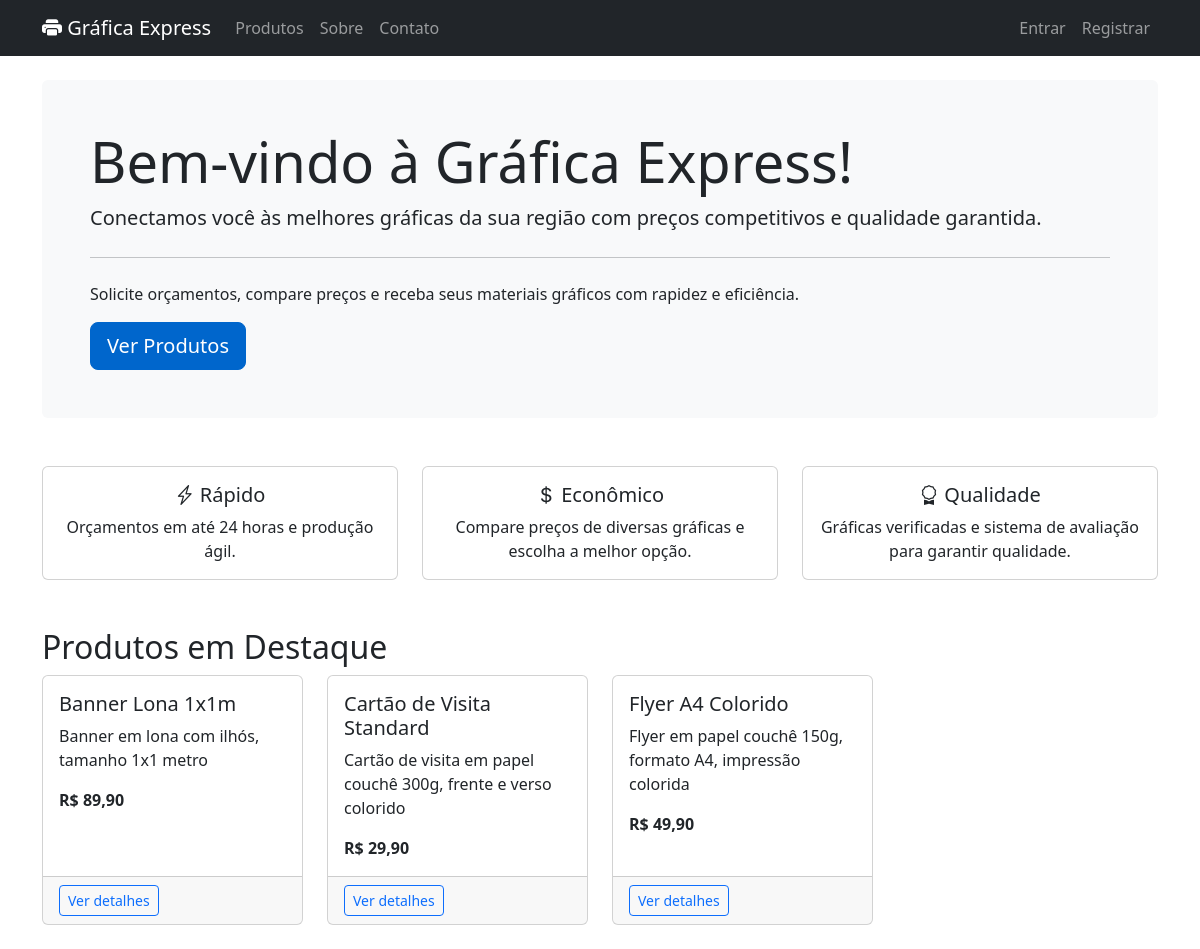
The page / on the database its author committed.
### products/models.py (models this page shows, shortened)
class Product(models.Model):
    category = models.ForeignKey(
        Category,
        related_name='products',
        on_delete=models.CASCADE
    )
    name = models.CharField(max_length=100)
    slug = models.SlugField(max_length=100, unique=True)
    description = models.TextField(blank=True)
    specifications = models.TextField(
        blank=True,
        help_text="Especificações técnicas do produto"
    )
    base_price = models.DecimalField(
        max_digits=10,
        decimal_places=2,
        validators=[MinValueValidator(Decimal('0.01'))]
    )
    available = models.BooleanField(default=True)
    min_quantity = models.IntegerField(default=1)
    max_quantity = models.IntegerField(default=10000)
    production_days = models.IntegerField(
        default=3,
        help_text="Dias úteis para produção"
    )
    created_at = models.DateTimeField(auto_now_add=True)
    updated_at = models.DateTimeField(auto_now=True)
    class Meta:
        verbose_name = 'Produto'
        verbose_name_plural = 'Produtos'
        ordering = ('name',)
    def get_absolute_url(self):
        return reverse('products:product_detail', args=[self.id, self.slug])

### core/views.py (the view)
# urls.py: path('', views.home, name='home'),
def home(request):
    featured_products = Product.objects.filter(available=True)[:4]
    return render(request, 'core/home.html', {'featured_products': featured_products})

### core/templates/core/home.html (shortened to what this page needs)
{% extends 'base.html' %}
{% block content %}
<div class="jumbotron bg-light p-5 rounded">
    <h1 class="display-4">Bem-vindo à Gráfica Express!</h1>
    <p class="lead">Conectamos você às melhores gráficas da sua região com preços competitivos e qualidade garantida.</p>
    <hr class="my-4">
    <p>Solicite orçamentos, compare preços e receba seus materiais gráficos com rapidez e eficiência.</p>
    <a class="btn btn-primary btn-lg" href="{% url 'products:product_list' %}" role="button">Ver Produtos</a>
</div>
<div class="row mt-5">
    <div class="col-md-4">
        <div class="card text-center">
            <div class="card-body">
                <h5 class="card-title"><i class="bi bi-lightning-charge"></i> Rápido</h5>
                <p class="card-text">Orçamentos em até 24 horas e produção ágil.</p>
            </div>
        </div>
    </div>
    <div class="col-md-4">
        <div class="card text-center">
            <div class="card-body">
                <h5 class="card-title"><i class="bi bi-currency-dollar"></i> Econômico</h5>
                <p class="card-text">Compare preços de diversas gráficas e escolha a melhor opção.</p>
            </div>
        </div>
    </div>
    <div class="col-md-4">
        <div class="card text-center">
            <div class="card-body">
                <h5 class="card-title"><i class="bi bi-award"></i> Qualidade</h5>
                <p class="card-text">Gráficas verificadas e sistema de avaliação para garantir qualidade.</p>
            </div>
        </div>
    </div>
</div>
<div class="row mt-5">
    <div class="col-12">
        <h2>Produtos em Destaque</h2>
        <div class="row">
            {% for product in featured_products %}
            <div class="col-md-3 mb-4">
                <div class="card h-100">
                    <div class="card-body">
                        <h5 class="card-title">{{ product.name }}</h5>
                        <p class="card-text">{{ product.description|truncatewords:15 }}</p>
                        <p class="card-text"><strong>R$ {{ product.base_price }}</strong></p>
                    </div>
                    <div class="card-footer">
                        <a href="{{ product.get_absolute_url }}" class="btn btn-sm btn-outline-primary">Ver detalhes</a>
                    </div>
                </div>
            </div>
            {% empty %}
            <div class="col-12">
                <p>Nenhum produto em destaque no momento.</p>
            </div>
            {% endfor %}
        </div>
    </div>
</div>
{% endblock %}

### templates/base.html (style rules this page uses)
:root { --primary: #0066cc; --secondary: #ff6600; }
.btn-primary { background-color: var(--primary); border-color: var(--primary); }

### rows shown on the page
Product: name "Banner Lona 1x1m", description "Banner em lona com ilhós, tamanho 1x1 metro", base_price "89,90"
Product: name "Cartão de Visita Standard", description "Cartão de visita em papel couchê 300g, frente e verso colorido", base_price "29,90"
Product: name "Flyer A4 Colorido", description "Flyer em papel couchê 150g, formato A4, impressão colorida", base_price "49,90"
